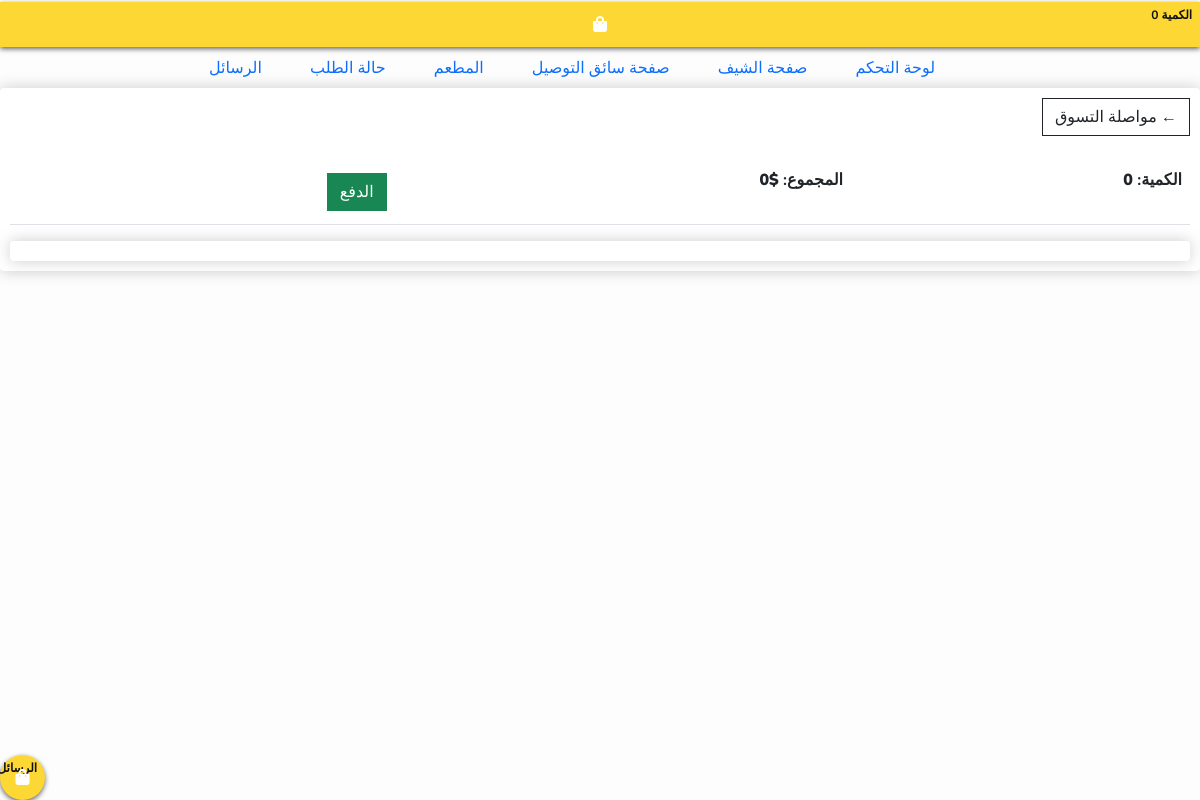
/cart (signed in), run on an earlier commit of the app's database.
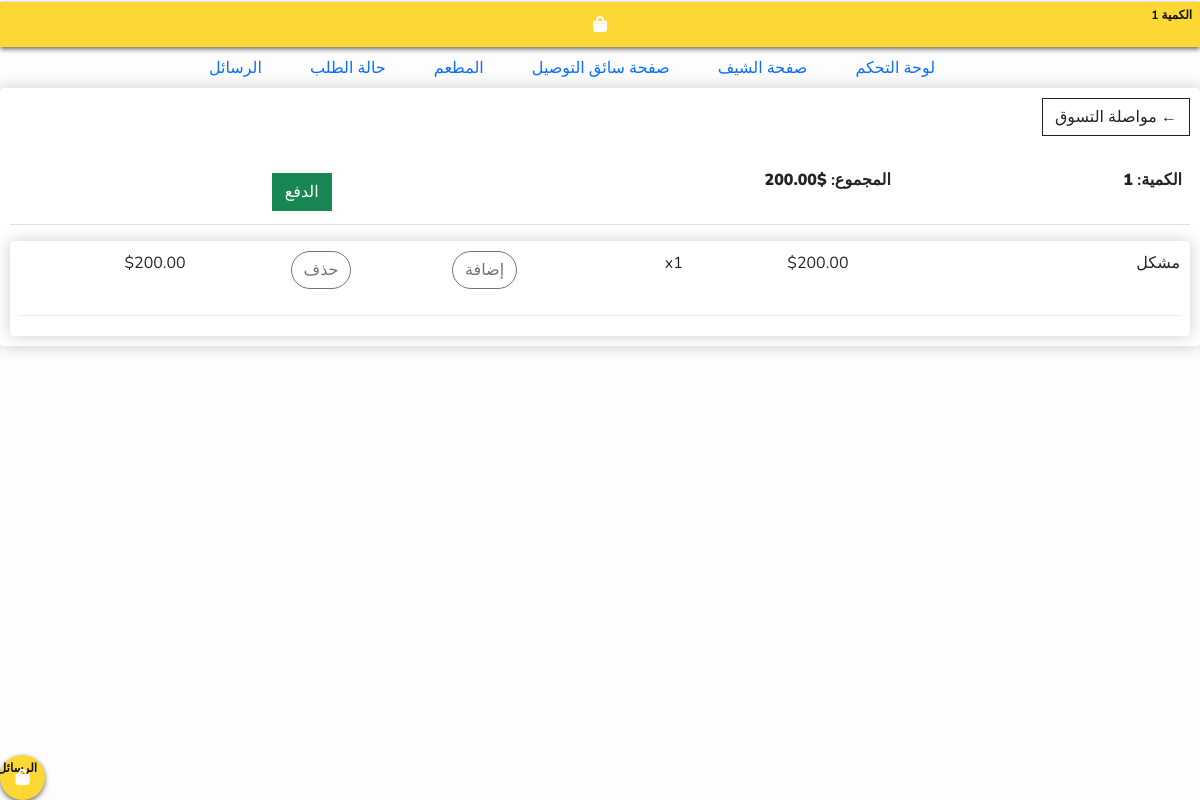
And on a later commit of the database.
### app/models.py (models this page shows, shortened)
class Order(models.Model):
    customer = models.ForeignKey(Customer, on_delete=models.SET_NULL, null=True, blank=True)
    date_ordered = models.DateTimeField(auto_now_add=True)
    complete = models.BooleanField(default=False, null=True, blank=True)
    transaction_id = models.CharField(max_length=100, null=True)
    status_order = models.CharField(max_length=2, choices=ORDER_STATUS, default='NO')
    booking_driver = models.BooleanField(default=False, null=True, blank=True)
    driver = models.CharField(max_length=100, blank=True, null=True)
    @property
    def get_cart_total(self):
        orderitem = self.orderitem_set.all()
        total = sum([item.get_total for item in orderitem])
        return total
    @property
    def get_cart_items(self):
        orderitem = self.orderitem_set.all()
        total = sum([item.quantity for item in orderitem])
        return total

class OrderItem(models.Model):
    product = models.ForeignKey(Product, on_delete=models.SET_NULL, null=True)
    order = models.ForeignKey(Order, on_delete=models.SET_NULL, null=True)
    quantity = models.IntegerField(default=0, null=True, blank=True)
    date_added = models.DateTimeField(auto_now_add=True)
    @property
    def get_total(self):
        total = self.product.price * self.quantity
        return total

class Product(models.Model):
    name = models.CharField(max_length=200)
    price = models.DecimalField(max_digits=7, decimal_places=2)
    discount_price = models.FloatField(blank=True, null=True)
    digital = models.BooleanField(default=False, null=True, blank=True)
    image = models.ImageField(null=False, blank=False)
    description = models.TextField(blank=True, null=True)

### app/views.py (the view)
# urls.py: path('cart', views.cart, name='cart'),
def cart(request):
    data = cartData(request)
    context = {
        'items':data['items'],
        'order':data['order'],
        'cartItems':data['cartItems'],
    }
    return render(request, "cart.html", context)

### app/utils.py (called while the page is built)
def cartData(request):
    if request.user.is_authenticated:
        customer = request.user.customer
        order, created = Order.objects.get_or_create(customer=customer, complete=False)
        items = order.orderitem_set.all()
        cartItems = order.get_cart_items
    else:
        cookieData = cookieCart(request)
        items = cookieData['items']
        order = cookieData['order']
        cartItems = cookieData['cartItems']
    return {'order':order, 'items':items, 'cartItems':cartItems}

### app/templates/cart.html (shortened to what this page needs)
{% extends "base.html" %}
{% block content %}
<div class="box-element">
    <a class="btn btn-outline-dark" href="{% url 'listProducts' %}">&#x2190; مواصلة التسوق</a>
    <br>
    <br>
    <table class="table">
    <tr>
        <th><t5>الكمية: <strong>{{ order.get_cart_items }}</strong></t5></th>
        <th><t5>المجموع: <strong> ${{ order.get_cart_total }}</strong></t5></th>
        <th>
        <a style="float: right; margin: 5px;" class="btn btn-success" href="{% url 'checkout'%}">الدفع</a>
        </th>
    </tr>
    </table>
<div class="box-element">
    {% for item in items %}
        <div class="cart-row">
			<div style="flex:2"><p>{{ item.product.name }}</p></div>
			<div style="flex:1"><p>${{ item.product.price|floatformat:2 }}</p></div>
	    	<div style="flex:1"><p>x{{ item.quantity }}</p></div>
            <div style="flex:1"><p><button data-product="{{ item.product.id }}" data-action="add" data-reload="yes" class="btn btn-outline-secondary rounded-pill add-to-cart update-cart">إضافة</button></p></div>
            <div style="flex:1"><p><button data-product="{{ item.product.id }}" data-action="remove" data-reload="yes" class="btn btn-outline-secondary rounded-pill add-to-cart update-cart">حذف</button></p></div>
            <div style="flex:1"><p>${{ item.get_total }}</p></div>
		</div>
    {% endfor %}
</div>
</div>
{% endblock content %}

What changed in the data, as far as the page shows it:
no longer on this page (row edited): Order: get_cart_items "0", get_cart_total "0"
added Order: get_cart_items "1", get_cart_total "200.00"
added OrderItem: product.name "مشكل", product.price "200.00", quantity "1", get_total "200.00"
Also different on the page:
{{ cartItems }}: "0" → "1"
